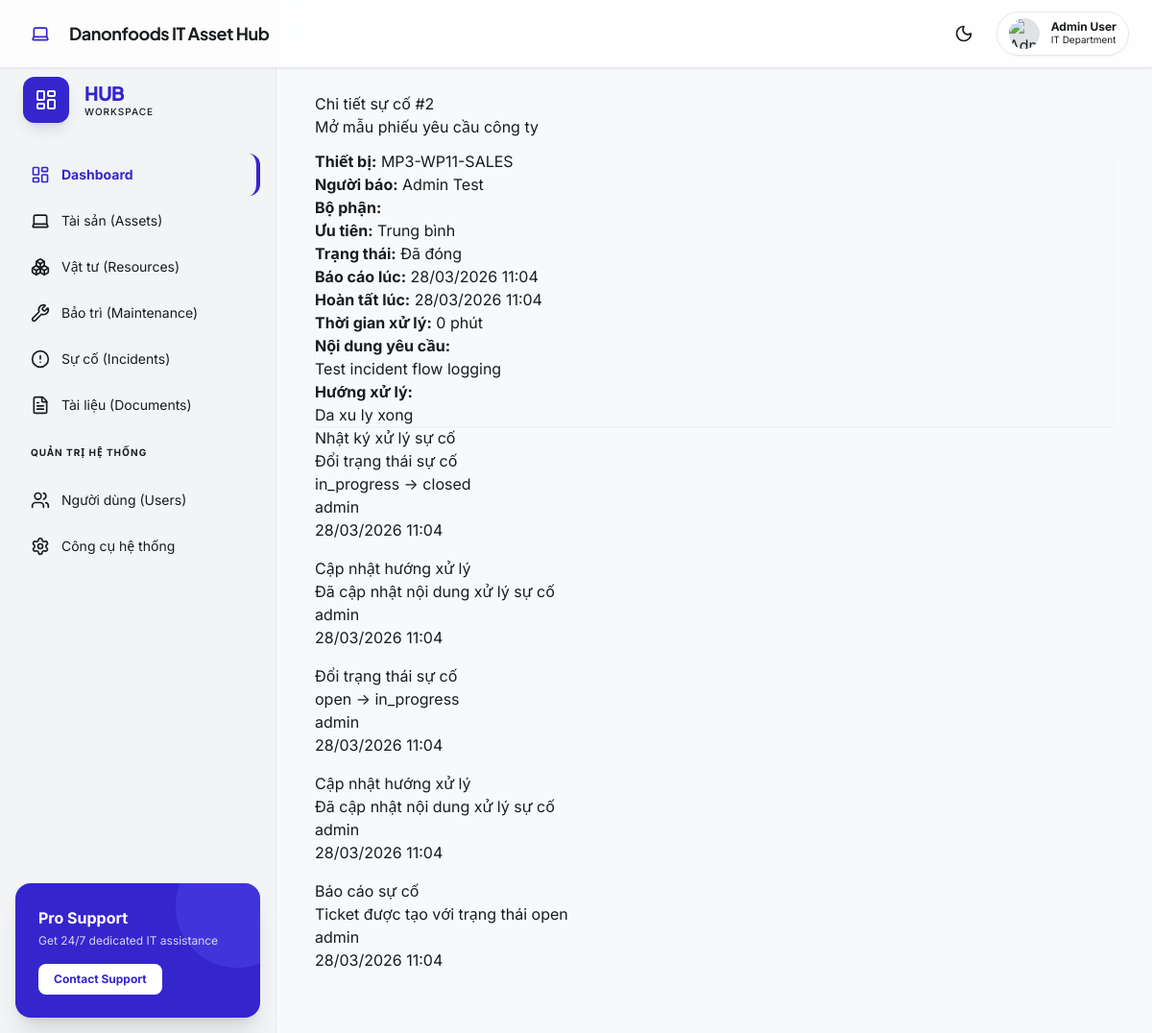
Page /incidents/2 (signed in) on the committed database.
### app/db/models/incident.py (models this page shows)
class Incident(Base):
    __tablename__ = 'incidents'
    id: Mapped[int] = mapped_column(primary_key=True, index=True)
    asset_id: Mapped[int] = mapped_column(ForeignKey('assets.id'), index=True)
    reported_by: Mapped[str | None] = mapped_column(String(120), nullable=True)
    requester_department: Mapped[str | None] = mapped_column(String(120), nullable=True)
    reported_at: Mapped[datetime] = mapped_column(DateTime, default=datetime.utcnow)
    issue_description: Mapped[str] = mapped_column(Text)
    priority: Mapped[str] = mapped_column(String(20), default='medium')
    status: Mapped[str] = mapped_column(String(20), default='open')
    resolution: Mapped[str | None] = mapped_column(Text, nullable=True)
    resolved_at: Mapped[datetime | None] = mapped_column(DateTime, nullable=True)
    asset = relationship('Asset', back_populates='incidents')
    events = relationship('IncidentEvent', back_populates='incident', cascade='all, delete-orphan', order_by='desc(IncidentEvent.created_at)')

### app/db/models/asset.py (models this page shows)
class Asset(Base):
    __tablename__ = 'assets'
    id: Mapped[int] = mapped_column(primary_key=True, index=True)
    asset_code: Mapped[str] = mapped_column(String(50), unique=True, index=True)
    asset_name: Mapped[str] = mapped_column(String(200))
    asset_type: Mapped[str] = mapped_column(String(50), index=True)
    model: Mapped[str | None] = mapped_column(String(120), nullable=True)
    serial_number: Mapped[str | None] = mapped_column(String(120), nullable=True)
    ip_address: Mapped[str | None] = mapped_column(String(50), nullable=True, index=True)
    department: Mapped[str | None] = mapped_column(String(120), nullable=True, index=True)
    assigned_user: Mapped[str | None] = mapped_column(String(120), nullable=True)
    assigned_at: Mapped[str | None] = mapped_column(String(25), nullable=True)
    unassigned_at: Mapped[str | None] = mapped_column(String(25), nullable=True)
    location: Mapped[str | None] = mapped_column(String(120), nullable=True)
    purchase_date: Mapped[str | None] = mapped_column(String(20), nullable=True)
    warranty_expiry: Mapped[str | None] = mapped_column(String(20), nullable=True)
    status: Mapped[str] = mapped_column(String(30), default='active')
    notes: Mapped[str | None] = mapped_column(Text, nullable=True)
    maintenances = relationship('Maintenance', back_populates='asset', cascade='all, delete-orphan')
    incidents = relationship('Incident', back_populates='asset', cascade='all, delete-orphan')
    assignments = relationship('AssetAssignment', back_populates='asset', cascade='all, delete-orphan', order_by='desc(AssetAssignment.assigned_at)')
    events = relationship('AssetEvent', back_populates='asset', cascade='all, delete-orphan', order_by='desc(AssetEvent.created_at)')

### app/db/models/incident_event.py (models this page shows)
class IncidentEvent(Base):
    __tablename__ = 'incident_events'
    id: Mapped[int] = mapped_column(primary_key=True, index=True)
    incident_id: Mapped[int] = mapped_column(ForeignKey('incidents.id'), index=True)
    event_type: Mapped[str] = mapped_column(String(40), index=True)
    title: Mapped[str] = mapped_column(String(200))
    description: Mapped[str | None] = mapped_column(Text, nullable=True)
    actor: Mapped[str | None] = mapped_column(String(120), nullable=True)
    created_at: Mapped[datetime] = mapped_column(DateTime, default=datetime.utcnow, index=True)
    incident = relationship('Incident', back_populates='events')

### app/routes/web/incidents.py (the view)
@router.get('/{incident_id}', response_class=HTMLResponse)
@require_module_access('incidents')
def incident_detail(incident_id: int, request: Request, db: Session = Depends(get_db), current_user=None):
    item = db.get(Incident, incident_id)
    if not _can_access_incident(item, current_user):
        return RedirectResponse(url='/incidents/', status_code=303)
    return templates.TemplateResponse('incidents/detail.html', {
        'request': request,
        'item': item,
        'current_user': current_user,
        'format_bangkok_datetime': format_bangkok_datetime,
        'format_duration': format_duration,
        'status_label': status_label,
        'status_badge_class': status_badge_class,
        'priority_label': priority_label,
        'priority_badge_class': priority_badge_class,
    })

### app/templates/incidents/detail.html (shortened to what this page needs)
{% extends 'base.html' %}
{% block content %}
{% if item %}
<div class="d-flex justify-content-between align-items-center mb-3">
  <h1 class="mb-0">Chi tiết sự cố #{{ item.id }}</h1>
  <div class="d-flex gap-2">
    <a class="btn btn-outline-secondary" href="/static/forms/MP3TT-17-BMIT-01-phieu-yeu-cau-ho-tro-ky-thuat-IT-ver-00_1_1.pdf" target="_blank">Mở mẫu phiếu yêu cầu công ty</a>
  </div>
</div>
<div class="row g-3">
  <div class="col-lg-5">
    <ul class="list-group shadow-sm">
      <li class="list-group-item"><strong>Thiết bị:</strong> {{ item.asset.asset_code if item.asset else '' }}</li>
      <li class="list-group-item"><strong>Người báo:</strong> {{ item.reported_by or '' }}</li>
      <li class="list-group-item"><strong>Bộ phận:</strong> {{ item.requester_department or '' }}</li>
      <li class="list-group-item"><strong>Ưu tiên:</strong> <span class="badge {{ priority_badge_class(item.priority) }}">{{ priority_label(item.priority) }}</span></li>
      <li class="list-group-item"><strong>Trạng thái:</strong> <span class="badge {{ status_badge_class(item.status) }}">{{ status_label(item.status) }}</span></li>
      <li class="list-group-item"><strong>Báo cáo lúc:</strong> {{ format_bangkok_datetime(item.reported_at) }}</li>
      <li class="list-group-item"><strong>Hoàn tất lúc:</strong> {{ format_bangkok_datetime(item.resolved_at) }}</li>
      <li class="list-group-item"><strong>Thời gian xử lý:</strong> {{ format_duration(item.reported_at, item.resolved_at) or '' }}</li>
      <li class="list-group-item"><strong>Nội dung yêu cầu:</strong><br>{{ item.issue_description }}</li>
      <li class="list-group-item"><strong>Hướng xử lý:</strong><br>{{ item.resolution or '' }}</li>
    </ul>
  </div>
  <div class="col-lg-7">
    <div class="card">
      <div class="card-body">
        <h5 class="card-title">Nhật ký xử lý sự cố</h5>
        {% if item.events %}
          {% for event in item.events %}
          <div class="border-bottom pb-2 mb-2">
            <div class="d-flex justify-content-between gap-3">
              <div>
                <div class="fw-semibold">{{ event.title }}</div>
                {% if event.description %}<div class="text-muted small">{{ event.description }}</div>{% endif %}
                <div class="small text-secondary">{{ event.actor or 'system' }}</div>
              </div>
              <div class="small text-muted text-nowrap">{{ format_bangkok_datetime(event.created_at) }}</div>
            </div>
          </div>
          {% endfor %}
        {% else %}
          <div class="text-muted">Chưa có log xử lý.</div>
        {% endif %}
      </div>
    </div>
  </div>
</div>
{% else %}
<div class="alert alert-warning">Không tìm thấy ticket.</div>
{% endif %}
{% endblock %}

### app/static/css/premium.css (style rules this page uses)
:root { --color-primary: #3525cd; --color-primary-container: #4f46e5; --color-surface: #f7f9fb; --color-surface-container-lowest: #ffffff; --color-surface-container-low: #f2f4f6; --color-surface-container-highest: #e0e3e5; --color-on-surface: #191c1e; --color-outline-variant: #c7c4d8; }

### rows in the picture
Incident: id "2", reported_by "Admin Test", priority "Trung bình", status "Đã đóng", reported_at "28/03/2026 11:04", resolved_at "28/03/2026 11:04", reported_at+resolved_at "0 phút", issue_description "Test incident flow logging", resolution "Da xu ly xong"
Asset: asset "MP3-WP11-SALES"
IncidentEvent: title "Đổi trạng thái sự cố", description "in_progress -> closed", actor "admin", created_at "28/03/2026 11:04"
IncidentEvent: title "Cập nhật hướng xử lý", description "Đã cập nhật nội dung xử lý sự cố", actor "admin", created_at "28/03/2026 11:04"
IncidentEvent: title "Đổi trạng thái sự cố", description "open -> in_progress", actor "admin", created_at "28/03/2026 11:04"
IncidentEvent: title "Cập nhật hướng xử lý", description "Đã cập nhật nội dung xử lý sự cố", actor "admin", created_at "28/03/2026 11:04"
IncidentEvent: title "Báo cáo sự cố", description "Ticket được tạo với trạng thái open", actor "admin", created_at "28/03/2026 11:04"
